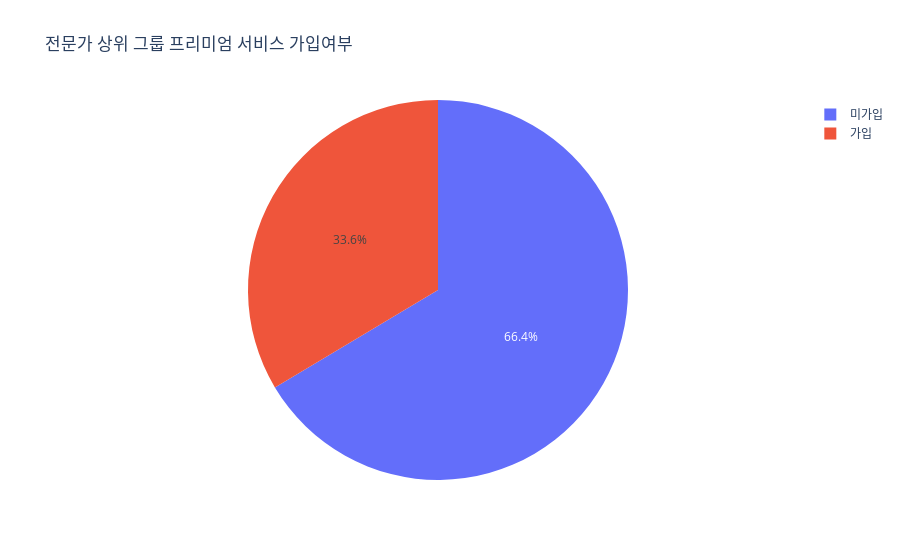
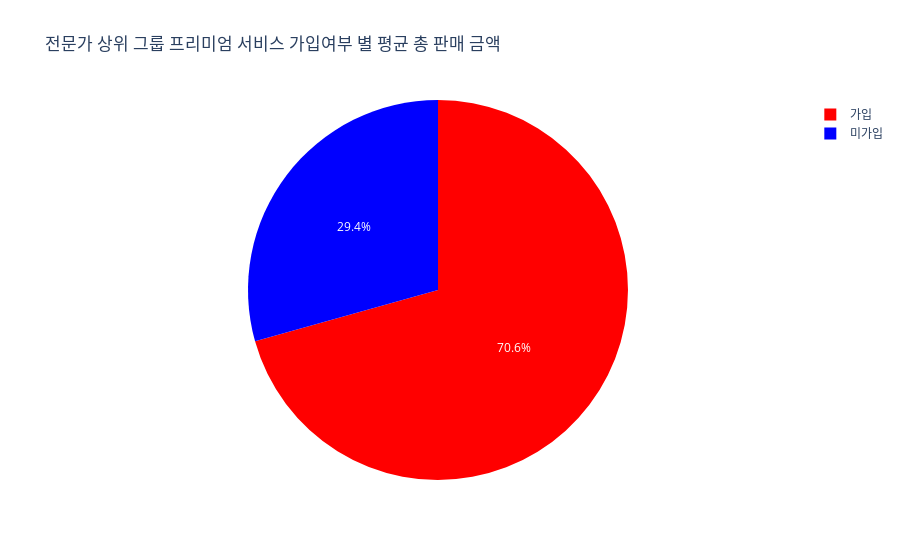

Notebook cell for these charts, in order:
### Code cell
pie = top['프리미엄 서비스 가입여부'].value_counts()
A = go.Pie(labels = pie.index,
            values= pie)

data = [A]
layout = go.Layout(title = '전문가 상위 그룹 프리미엄 서비스 가입여부')
fig = go.Figure(data,layout)
fig.show()


pie = top.groupby('프리미엄 서비스 가입여부')['총 판매 금액'].mean()

color_mapping = {"가입": "red", "미가입": "blue"}
colors = [color_mapping.get(label, "gray") for label in pie.index]

A = go.Pie(
    labels=pie.index,
    values=pie,
    marker=dict(colors=colors)
)

data = [A]
layout = go.Layout(title='전문가 상위 그룹 프리미엄 서비스 가입여부 별 평균 총 판매 금액')
fig = go.Figure(data=data, layout=layout)
fig.show()

### Figure 1 — Plotly figure (JSON) as saved in the notebook; plotly's stock layout.template omitted (floating-point values rounded to 4 significant figures)
{"data": [{"labels": ["미가입", "가입"], "type": "pie", "values": [457, 231]}], "layout": {"autosize": true, "title": {"text": "전문가 상위 그룹 프리미엄 서비스 가입여부"}}}

### Figure 2 — Plotly figure (JSON) as saved in the notebook; plotly's stock layout.template omitted (floating-point values rounded to 4 significant figures)
{"data": [{"labels": ["가입", "미가입"], "marker": {"colors": ["red", "blue"]}, "type": "pie", "values": [46050000.0, 19130000.0]}], "layout": {"autosize": true, "title": {"text": "전문가 상위 그룹 프리미엄 서비스 가입여부 별 평균 총 판매 금액"}}}
